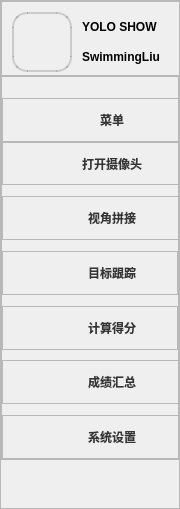
           <widget class="QFrame" name="leftBox">
            <property name="sizePolicy">
             <sizepolicy hsizetype="Fixed" vsizetype="Expanding">
              <horstretch>0</horstretch>
              <verstretch>0</verstretch>
             </sizepolicy>
            </property>
            <property name="minimumSize">
             <size>
              <width>180</width>
              <height>0</height>
             </size>
            </property>
            <property name="maximumSize">
             <size>
              <width>180</width>
              <height>16777215</height>
             </size>
            </property>
            <property name="styleSheet">
             <string notr="true">QFrame#leftBox  {
    /*background-color: rgba(255, 255, 255, 80%);*/
    border: 0px solid rgba(0, 0, 0, 40%);
	border-top:none;
	border-bottom:none;
	border-left:none;
}
</string>
            </property>
            <property name="frameShape">
             <enum>QFrame::StyledPanel</enum>
            </property>
            <property name="frameShadow">
             <enum>QFrame::Raised</enum>
            </property>
            <layout class="QVBoxLayout" name="verticalLayout_2" stretch="10,80,10">
             <property name="spacing">
              <number>0</number>
             </property>
             <property name="leftMargin">
              <number>0</number>
             </property>
             <property name="topMargin">
              <number>0</number>
             </property>
             <property name="rightMargin">
              <number>0</number>
             </property>
             <property name="bottomMargin">
              <number>0</number>
             </property>
             <item>
              <widget class="QFrame" name="leftbox_top">
               <property name="sizePolicy">
                <sizepolicy hsizetype="Expanding" vsizetype="Preferred">
                 <horstretch>0</horstretch>
                 <verstretch>0</verstretch>
                </sizepolicy>
               </property>
               <property name="minimumSize">
                <size>
                 <width>180</width>
                 <height>0</height>
                </size>
               </property>
               <property name="frameShape">
                <enum>QFrame::StyledPanel</enum>
               </property>
               <property name="frameShadow">
                <enum>QFrame::Raised</enum>
               </property>
               <layout class="QHBoxLayout" name="horizontalLayout_8" stretch="4,6">
                <property name="spacing">
                 <number>5</number>
                </property>
                <property name="leftMargin">
                 <number>10</number>
                </property>
                <property name="topMargin">
                 <number>10</number>
                </property>
                <property name="rightMargin">
                 <number>15</number>
                </property>
                <property name="bottomMargin">
                 <number>3</number>
                </property>
                <item>
                 <widget class="QFrame" name="logo">
                  <property name="sizePolicy">
                   <sizepolicy hsizetype="Preferred" vsizetype="Preferred">
                    <horstretch>0</horstretch>
                    <verstretch>0</verstretch>
                   </sizepolicy>
                  </property>
                  <property name="minimumSize">
                   <size>
                    <width>60</width>
                    <height>60</height>
                   </size>
                  </property>
                  <property name="maximumSize">
                   <size>
                    <width>60</width>
                    <height>60</height>
                   </size>
                  </property>
                  <property name="styleSheet">
                   <string notr="true">image: url(:/leftbox/images/yoloshow.png);
border:2px solid rgba(0,0,0,15%);
border-radius: 15%;
</string>
                  </property>
                  <property name="frameShape">
                   <enum>QFrame::StyledPanel</enum>
                  </property>
                  <property name="frameShadow">
                   <enum>QFrame::Raised</enum>
                  </property>
                 </widget>
                </item>
                <item>
                 <widget class="QFrame" name="top_intro">
                  <property name="styleSheet">
                   <string notr="true">QLabel{
	color: black;
	font: 600 italic 9pt &quot;Segoe UI&quot;;
	font-weight: bold;
}
QFrame{
	border:none;
}</string>
                  </property>
                  <property name="frameShape">
                   <enum>QFrame::StyledPanel</enum>
                  </property>
                  <property name="frameShadow">
                   <enum>QFrame::Raised</enum>
                  </property>
                  <layout class="QVBoxLayout" name="verticalLayout_20">
                   <property name="spacing">
                    <number>0</number>
                   </property>
                   <property name="leftMargin">
                    <number>5</number>
                   </property>
                   <property name="topMargin">
                    <number>0</number>
                   </property>
                   <property name="rightMargin">
                    <number>0</number>
                   </property>
                   <property name="bottomMargin">
                    <number>0</number>
                   </property>
                   <item>
                    <widget class="QLabel" name="label">
                     <property name="text">
                      <string>YOLO SHOW</string>
                     </property>
                    </widget>
                   </item>
                   <item>
                    <widget class="QLabel" name="label_3">
                     <property name="text">
                      <string>SwimmingLiu</string>
                     </property>
                    </widget>
                   </item>
                  </layout>
                 </widget>
                </item>
               </layout>
              </widget>
             </item>
             <item>
              <widget class="QFrame" name="leftbox_bottom">
               <property name="sizePolicy">
                <sizepolicy hsizetype="Preferred" vsizetype="Preferred">
                 <horstretch>0</horstretch>
                 <verstretch>0</verstretch>
                </sizepolicy>
               </property>
               <property name="minimumSize">
                <size>
                 <width>0</width>
                 <height>0</height>
                </size>
               </property>
               <property name="maximumSize">
                <size>
                 <width>16777215</width>
                 <height>16777215</height>
                </size>
               </property>
               <property name="styleSheet">
                <string notr="true">QPushButton#src_menu{
	background-image: url(:/leftbox/images/newsize/menu.png);
}
QPushButton#src_folder{
	background-image: url(:/leftbox/images/newsize/folder.png);

}
QPushButton#src_camera{
	background-image: url(:/leftbox/images/newsize/security-camera.png);
}
QPushButton#src_img{
	background-image: url(:/leftbox/images/newsize/gallery.png);
}
QPushButton#src_webcam{
	background-image: url(:/leftbox/images/newsize/photo-camera.png);
}
QPushButton#src_setting{
	background-image:url(:/leftbox/images/newsize/setting.png);
}
QPushButton#src_vsmode{
	background-image:url(:/leftbox/images/newsize/vs.png);
}
QPushButton#src_result{
	background-image:url(:/leftbox/images/newsize/statistics.png);
}
QPushButton#src_table{
	background-image:url(:/leftbox/images/newsize/table.png);
}
QPushButton{
	border:none;
	text-align: center;
	background-repeat: no-repeat;
	background-position: left center;
	border-left: 23px solid transparent;
	color: rgba(0, 0, 0, 199);
	font: 12pt &quot;Times New Roman&quot;;
	font-weight: bold;
	padding-left: 15px;
}
QFrame#cameraBox:hover{
	background-color: rgba(114, 129, 214, 59);
}
QFrame#folderBox:hover{
	background-color: rgba(114, 129, 214, 59);
}
QFrame#imgBox:hover{
	background-color: rgba(114, 129, 214, 59);
}
QFrame#menuBox:hover{
	background-color: rgba(114, 129, 214, 59);
}
QFrame#webcamBox:hover{
	background-color: rgba(114, 129, 214, 59);
}
QFrame#manageBox:hover{
	background-color: rgba(114, 129, 214, 59);
}
QFrame#vsBox:hover{
	background-color: rgba(114, 129, 214, 59);
}
QFrame#resultBox:hover{
	background-color: rgba(114, 129, 214, 59);
}
QFrame#tableBox:hover{
	background-color: rgba(114, 129, 214, 59);
}</string>
               </property>
               <property name="frameShape">
                <enum>QFrame::StyledPanel</enum>
               </property>
               <property name="frameShadow">
                <enum>QFrame::Raised</enum>
               </property>
               <layout class="QVBoxLayout" name="verticalLayout_3" stretch="1,4,4,1,4,1,4,1,4,1,4,1,4">
                <property name="spacing">
                 <number>0</number>
                </property>
                <property name="leftMargin">
                 <number>0</number>
                </property>
                <property name="topMargin">
                 <number>10</number>
                </property>
                <property name="rightMargin">
                 <number>0</number>
                </property>
                <property name="bottomMargin">
                 <number>0</number>
                </property>
                <item>
                 <spacer name="zSpacer5">
                  <property name="orientation">
                   <enum>Qt::Vertical</enum>
                  </property>
                  <property name="sizeHint" stdset="0">
                   <size>
                    <width>20</width>
                    <height>40</height>
                   </size>
                  </property>
                 </spacer>
                </item>
                <item>
                 <widget class="QFrame" name="menuBox">
                  <property name="sizePolicy">
                   <sizepolicy hsizetype="Expanding" vsizetype="Preferred">
                    <horstretch>0</horstretch>
                    <verstretch>0</verstretch>
                   </sizepolicy>
                  </property>
                  <property name="minimumSize">
                   <size>
                    <width>180</width>
                    <height>0</height>
                   </size>
                  </property>
                  <property name="maximumSize">
                   <size>
                    <width>180</width>
                    <height>16777215</height>
                   </size>
                  </property>
                  <property name="layoutDirection">
                   <enum>Qt::LeftToRight</enum>
                  </property>
                  <property name="frameShape">
                   <enum>QFrame::StyledPanel</enum>
                  </property>
                  <property name="frameShadow">
                   <enum>QFrame::Raised</enum>
                  </property>
                  <layout class="QHBoxLayout" name="horizontalLayout_3">
                   <property name="spacing">
                    <number>0</number>
                   </property>
                   <property name="leftMargin">
                    <number>0</number>
                   </property>
                   <property name="topMargin">
                    <number>0</number>
                   </property>
                   <property name="rightMargin">
                    <number>0</number>
                   </property>
                   <property name="bottomMargin">
                    <number>0</number>
                   </property>
                   <item>
                    <widget class="QPushButton" name="src_menu">
                     <property name="sizePolicy">
                      <sizepolicy hsizetype="Expanding" vsizetype="Preferred">
                       <horstretch>0</horstretch>
                       <verstretch>0</verstretch>
                      </sizepolicy>
                     </property>
                     <property name="minimumSize">
                      <size>
                       <width>180</width>
                       <height>0</height>
                      </size>
                     </property>
                     <property name="maximumSize">
                      <size>
                       <width>180</width>
                       <height>16777215</height>
                      </size>
                     </property>
                     <property name="text">
                      <string>菜单</string>
                     </property>
                     <property name="iconSize">
                      <size>
                       <width>30</width>
                       <height>30</height>
                      </size>
                     </property>
                     <property name="autoDefault">
                      <bool>false</bool>
                     </property>
                    </widget>
                   </item>
                  </layout>
                 </widget>
                </item>
                <item>
                 <widget class="QFrame" name="webcamBox">
                  <property name="minimumSize">
                   <size>
                    <width>180</width>
                    <height>0</height>
                   </size>
                  </property>
                  <property name="maximumSize">
                   <size>
                    <width>180</width>
                    <height>16777215</height>
                   </size>
                  </property>
                  <property name="layoutDirection">
                   <enum>Qt::LeftToRight</enum>
                  </property>
                  <property name="frameShape">
                   <enum>QFrame::StyledPanel</enum>
                  </property>
                  <property name="frameShadow">
                   <enum>QFrame::Raised</enum>
                  </property>
                  <layout class="QHBoxLayout" name="horizontalLayout_7">
                   <property name="spacing">
                    <number>0</number>
                   </property>
                   <property name="leftMargin">
                    <number>0</number>
                   </property>
                   <property name="topMargin">
                    <number>0</number>
                   </property>
                   <property name="rightMargin">
                    <number>0</number>
                   </property>
                   <property name="bottomMargin">
                    <number>0</number>
                   </property>
                   <item>
                    <widget class="QPushButton" name="src_webcam">
                     <property name="sizePolicy">
                      <sizepolicy hsizetype="Expanding" vsizetype="Preferred">
                       <horstretch>0</horstretch>
                       <verstretch>0</verstretch>
                      </sizepolicy>
                     </property>
                     <property name="minimumSize">
                      <size>
                       <width>180</width>
                       <height>0</height>
                      </size>
                     </property>
                     <property name="maximumSize">
                      <size>
                       <width>180</width>
                       <height>16777215</height>
                      </size>
                     </property>
                     <property name="layoutDirection">
                      <enum>Qt::LeftToRight</enum>
                     </property>
                     <property name="text">
                      <string>打开摄像头</string>
                     </property>
                     <property name="iconSize">
                      <size>
                       <width>30</width>
                       <height>30</height>
                      </size>
                     </property>
                    </widget>
                   </item>
                  </layout>
                 </widget>
                </item>
                <item>
                 <spacer name="zSpacer4">
                  <property name="orientation">
                   <enum>Qt::Vertical</enum>
                  </property>
                  <property name="sizeHint" stdset="0">
                   <size>
                    <width>20</width>
                    <height>40</height>
                   </size>
                  </property>
                 </spacer>
                </item>
                <item>
                 <widget class="QFrame" name="cameraBox">
                  <property name="minimumSize">
                   <size>
                    <width>180</width>
                    <height>0</height>
                   </size>
                  </property>
                  <property name="maximumSize">
                   <size>
                    <width>180</width>
                    <height>16777215</height>
                   </size>
                  </property>
                  <property name="layoutDirection">
                   <enum>Qt::LeftToRight</enum>
                  </property>
                  <property name="frameShape">
                   <enum>QFrame::StyledPanel</enum>
                  </property>
                  <property name="frameShadow">
                   <enum>QFrame::Raised</enum>
                  </property>
                  <layout class="QHBoxLayout" name="horizontalLayout_5">
                   <property name="spacing">
                    <number>0</number>
                   </property>
                   <property name="leftMargin">
                    <number>0</number>
                   </property>
                   <property name="topMargin">
                    <number>0</number>
                   </property>
                   <property name="rightMargin">
                    <number>0</number>
                   </property>
                   <property name="bottomMargin">
                    <number>0</number>
                   </property>
                   <item>
                    <widget class="QPushButton" name="src_vsmode">
                     <property name="sizePolicy">
                      <sizepolicy hsizetype="Expanding" vsizetype="Preferred">
                       <horstretch>0</horstretch>
                       <verstretch>0</verstretch>
                      </sizepolicy>
                     </property>
                     <property name="minimumSize">
                      <size>
                       <width>180</width>
                       <height>0</height>
                      </size>
                     </property>
                     <property name="maximumSize">
                      <size>
                       <width>180</width>
                       <height>16777215</height>
                      </size>
                     </property>
                     <property name="styleSheet">
                      <string notr="true"/>
                     </property>
                     <property name="text">
                      <string>视角拼接</string>
                     </property>
                     <property name="iconSize">
                      <size>
                       <width>30</width>
                       <height>30</height>
                      </size>
                     </property>
                     <property name="shortcut">
                      <string>Ctrl+S</string>
                     </property>
                    </widget>
                   </item>
                  </layout>
                 </widget>
                </item>
                <item>
                 <spacer name="zSpacer3">
                  <property name="orientation">
                   <enum>Qt::Vertical</enum>
                  </property>
                  <property name="sizeHint" stdset="0">
                   <size>
                    <width>20</width>
                    <height>40</height>
                   </size>
                  </property>
                 </spacer>
                </item>
                <item>
                 <widget class="QFrame" name="resultBox">
                  <property name="frameShape">
                   <enum>QFrame::StyledPanel</enum>
                  </property>
                  <property name="frameShadow">
                   <enum>QFrame::Raised</enum>
                  </property>
                  <layout class="QHBoxLayout" name="horizontalLayout_27">
                   <property name="spacing">
                    <number>0</number>
                   </property>
                   <property name="leftMargin">
                    <number>0</number>
                   </property>
                   <property name="topMargin">
                    <number>0</number>
                   </property>
                   <property name="rightMargin">
                    <number>0</number>
                   </property>
                   <property name="bottomMargin">
                    <number>0</number>
                   </property>
                   <item>
                    <widget class="QPushButton" name="src_camera">
                     <property name="sizePolicy">
                      <sizepolicy hsizetype="Expanding" vsizetype="Preferred">
                       <horstretch>0</horstretch>
                       <verstretch>0</verstretch>
                      </sizepolicy>
                     </property>
                     <property name="minimumSize">
                      <size>
                       <width>180</width>
                       <height>0</height>
                      </size>
                     </property>
                     <property name="maximumSize">
                      <size>
                       <width>180</width>
                       <height>16777215</height>
                      </size>
                     </property>
                     <property name="text">
                      <string>目标跟踪</string>
                     </property>
                     <property name="iconSize">
                      <size>
                       <width>30</width>
                       <height>30</height>
                      </size>
                     </property>
                    </widget>
                   </item>
                  </layout>
                 </widget>
                </item>
                <item>
                 <spacer name="verticalSpacer_5">
                  <property name="orientation">
                   <enum>Qt::Vertical</enum>
                  </property>
                  <property name="sizeHint" stdset="0">
                   <size>
                    <width>20</width>
                    <height>40</height>
                   </size>
                  </property>
                 </spacer>
                </item>
                <item>
                 <widget class="QFrame" name="tableBox">
                  <property name="frameShape">
                   <enum>QFrame::StyledPanel</enum>
                  </property>
                  <property name="frameShadow">
                   <enum>QFrame::Raised</enum>
                  </property>
                  <layout class="QHBoxLayout" name="horizontalLayout_28">
                   <property name="spacing">
                    <number>0</number>
                   </property>
                   <property name="leftMargin">
                    <number>0</number>
                   </property>
                   <property name="topMargin">
                    <number>0</number>
                   </property>
                   <property name="rightMargin">
                    <number>0</number>
                   </property>
                   <property name="bottomMargin">
                    <number>0</number>
                   </property>
                   <item>
                    <widget class="QPushButton" name="src_result">
                     <property name="sizePolicy">
                      <sizepolicy hsizetype="Expanding" vsizetype="Preferred">
                       <horstretch>0</horstretch>
                       <verstretch>0</verstretch>
                      </sizepolicy>
                     </property>
                     <property name="minimumSize">
                      <size>
                       <width>180</width>
                       <height>0</height>
                      </size>
                     </property>
                     <property name="maximumSize">
                      <size>
                       <width>180</width>
                       <height>16777215</height>
                      </size>
                     </property>
                     <property name="text">
                      <string>计算得分</string>
                     </property>
                     <property name="iconSize">
                      <size>
                       <width>30</width>
                       <height>30</height>
                      </size>
                     </property>
                    </widget>
                   </item>
                  </layout>
                 </widget>
                </item>
                <item>
                 <spacer name="verticalSpacer_6">
                  <property name="orientation">
                   <enum>Qt::Vertical</enum>
                  </property>
                  <property name="sizeHint" stdset="0">
                   <size>
                    <width>20</width>
                    <height>40</height>
                   </size>
                  </property>
                 </spacer>
                </item>
                <item>
                 <widget class="QFrame" name="vsBox">
                  <property name="minimumSize">
                   <size>
                    <width>180</width>
                    <height>0</height>
                   </size>
                  </property>
                  <property name="maximumSize">
                   <size>
                    <width>180</width>
                    <height>16777215</height>
                   </size>
                  </property>
                  <property name="frameShape">
                   <enum>QFrame::StyledPanel</enum>
                  </property>
                  <property name="frameShadow">
                   <enum>QFrame::Raised</enum>
                  </property>
                  <layout class="QHBoxLayout" name="horizontalLayout_26">
                   <property name="spacing">
                    <number>0</number>
                   </property>
                   <property name="leftMargin">
                    <number>0</number>
                   </property>
                   <property name="topMargin">
                    <number>0</number>
                   </property>
                   <property name="rightMargin">
                    <number>0</number>
                   </property>
                   <property name="bottomMargin">
                    <number>0</number>
                   </property>
                   <item>
                    <widget class="QPushButton" name="src_table">
                     <property name="sizePolicy">
                      <sizepolicy hsizetype="Expanding" vsizetype="Preferred">
                       <horstretch>0</horstretch>
                       <verstretch>0</verstretch>
                      </sizepolicy>
                     </property>
                     <property name="minimumSize">
                      <size>
                       <width>180</width>
                       <height>0</height>
                      </size>
                     </property>
                     <property name="maximumSize">
                      <size>
                       <width>180</width>
                       <height>16777215</height>
                      </size>
                     </property>
                     <property name="text">
                      <string>成绩汇总</string>
                     </property>
                     <property name="iconSize">
                      <size>
                       <width>30</width>
                       <height>30</height>
                      </size>
                     </property>
                    </widget>
                   </item>
                  </layout>
                 </widget>
                </item>
                <item>
                 <spacer name="verticalSpacer_4">
                  <property name="orientation">
                   <enum>Qt::Vertical</enum>
                  </property>
                  <property name="sizeHint" stdset="0">
                   <size>
                    <width>20</width>
                    <height>40</height>
                   </size>
                  </property>
                 </spacer>
                </item>
                <item>
                 <widget class="QFrame" name="manageBox">
                  <property name="minimumSize">
                   <size>
                    <width>180</width>
                    <height>0</height>
                   </size>
                  </property>
                  <property name="maximumSize">
                   <size>
                    <width>180</width>
                    <height>16777215</height>
                   </size>
                  </property>
                  <property name="frameShape">
                   <enum>QFrame::StyledPanel</enum>
                  </property>
                  <property name="frameShadow">
                   <enum>QFrame::Raised</enum>
                  </property>
                  <layout class="QHBoxLayout" name="horizontalLayout_19">
                   <property name="spacing">
                    <number>0</number>
                   </property>
                   <property name="leftMargin">
                    <number>0</number>
                   </property>
                   <property name="topMargin">
                    <number>0</number>
                   </property>
                   <property name="rightMargin">
                    <number>0</number>
                   </property>
                   <property name="bottomMargin">
                    <number>0</number>
                   </property>
                   <item>
                    <widget class="QPushButton" name="src_setting">
                     <property name="sizePolicy">
                      <sizepolicy hsizetype="Expanding" vsizetype="Preferred">
                       <horstretch>0</horstretch>
                       <verstretch>0</verstretch>
                      </sizepolicy>
                     </property>
                     <property name="minimumSize">
                      <size>
                       <width>180</width>
                       <height>0</height>
                      </size>
                     </property>
                     <property name="maximumSize">
                      <size>
                       <width>180</width>
                       <height>16777215</height>
                      </size>
                     </property>
                     <property name="text">
                      <string>系统设置</string>
                     </property>
                    </widget>
                   </item>
                  </layout>
                 </widget>
                </item>
               </layout>
              </widget>
             </item>
             <item>
              <spacer name="verticalSpacer_2">
               <property name="orientation">
                <enum>Qt::Vertical</enum>
               </property>
               <property name="sizeHint" stdset="0">
                <size>
                 <width>20</width>
                 <height>40</height>
                </size>
               </property>
              </spacer>
             </item>
            </layout>
           </widget>
